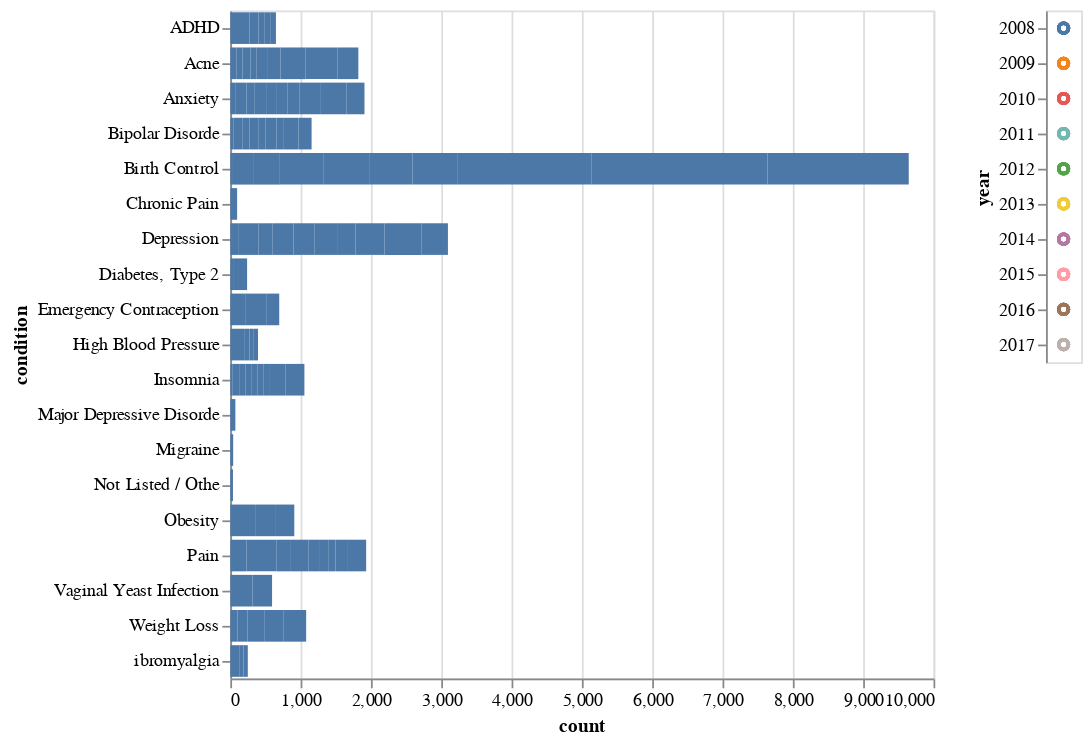

The notebook cell this image was saved under:
### Code cell
#Check the change of top conditions during 2007 to 2017
click = alt.selection_multi(encodings=['color'])

scatter = alt.Chart(top_condition_year).mark_bar().encode(
    x='count',
    y='condition'
).transform_filter(
    click
)

hist = alt.Chart(top_condition_year).mark_point().encode(
    y='year:N',
    color=alt.condition(click, 'year:N', alt.value('lightgray'), legend=None)
).add_selection(
    click
)

scatter | hist

### Figure 1 — Vega-Lite specification as saved in the notebook (floating-point values rounded to 4 significant figures)
{"config": {"view": {"continuousWidth": 400, "continuousHeight": 300}}, "hconcat": [{"mark": "bar", "encoding": {"x": {"type": "quantitative", "field": "count"}, "y": {"type": "nominal", "field": "condition"}}, "transform": [{"filter": {"selection": "selector001"}}]}, {"mark": "point", "encoding": {"color": {"condition": {"type": "nominal", "field": "year", "legend": null, "selection": "selector001"}, "value": "lightgray"}, "y": {"type": "nominal", "field": "year"}}, "selection": {"selector001": {"type": "multi", "encodings": ["color"]}}}], "data": {"name": "data-dce1ef1b7260df0a71b1d067fec2b30d"}, "$schema": "https://vega.github.io/schema/vega-lite/v4.8.1.json", "datasets": {"data-dce1ef1b7260df0a71b1d067fec2b30d": [{"condition": "Pain", "count": 229, "year": 2008}, {"condition": "Depression", "count": 111, "year": 2008}, {"condition": "Anxiety", "count": 69, "year": 2008}, {"condition": "ADHD", "count": 53, "year": 2008}, {"condition": "High Blood Pressure", "count": 53, "year": 2008}, {"condition": "Bipolar Disorde", "count": 42, "year": 2008}, {"condition": "Migraine", "count": 41, "year": 2008}, {"condition": "Not Listed / Othe", "count": 38, "year": 2008}, {"condition": "Birth Control", "count": 38, "year": 2008}, {"condition": "Insomnia", "count": 35, "year": 2008}, {"condition": "Pain", "count": 425, "year": 2009}, {"condition": "Birth Control", "count": 298, "year": 2009}, {"condition": "Depression", "count": 288, "year": 2009}, {"condition": "Anxiety", "count": 160, "year": 2009}, {"condition": "High Blood Pressure", "count": 154, "year": 2009}, {"condition": "ibromyalgia", "count": 135, "year": 2009}, {"condition": "Bipolar Disorde", "count": 128, "year": 2009}, {"condition": "ADHD", "count": 128, "year": 2009}, {"condition": "Insomnia", "count": 101, "year": 2009}, {"condition": "Acne", "count": 85, "year": 2009}, {"condition": "Birth Control", "count": 369, "year": 2010}, {"condition": "Pain", "count": 208, "year": 2010}, {"condition": "Depression", "count": 198, "year": 2010}, {"condition": "Anxiety", "count": 111, "year": 2010}, {"condition": "Bipolar Disorde", "count": 101, "year": 2010}, {"condition": "ADHD", "count": 93, "year": 2010}, {"condition": "Acne", "count": 87, "year": 2010}, {"condition": "Insomnia", "count": 83, "year": 2010}, {"condition": "High Blood Pressure", "count": 65, "year": 2010}, {"condition": "ibromyalgia", "count": 53, "year": 2010}, {"condition": "Birth Control", "count": 625, "year": 2011}, {"condition": "Depression", "count": 302, "year": 2011}, {"condition": "Pain", "count": 253, "year": 2011}, {"condition": "Anxiety", "count": 169, "year": 2011}, {"condition": "Bipolar Disorde", "count": 126, "year": 2011}, {"condition": "ADHD", "count": 126, "year": 2011}, {"condition": "Acne", "count": 114, "year": 2011}, {"condition": "Insomnia", "count": 87, "year": 2011}, {"condition": "High Blood Pressure", "count": 62, "year": 2011}, {"condition": "ibromyalgia", "count": 61, "year": 2011}, {"condition": "Birth Control", "count": 655, "year": 2012}, {"condition": "Depression", "count": 295, "year": 2012}, {"condition": "Pain", "count": 147, "year": 2012}, {"condition": "Anxiety", "count": 142, "year": 2012}, {"condition": "Bipolar Disorde", "count": 101, "year": 2012}, {"condition": "Acne", "count": 90, "year": 2012}, {"condition": "ADHD", "count": 82, "year": 2012}, {"condition": "Insomnia", "count": 78, "year": 2012}, {"condition": "High Blood Pressure", "count": 60, "year": 2012}, {"condition": "Diabetes, Type 2", "count": 52, "year": 2012}, {"condition": "Birth Control", "count": 605, "year": 2013}, {"condition": "Depression", "count": 324, "year": 2013}, {"condition": "Anxiety", "count": 166, "year": 2013}, {"condition": "Acne", "count": 159, "year": 2013}, {"condition": "Bipolar Disorde", "count": 157, "year": 2013}, {"condition": "Pain", "count": 139, "year": 2013}, {"condition": "Weight Loss", "count": 104, "year": 2013}, {"condition": "Chronic Pain", "count": 97, "year": 2013}, {"condition": "Insomnia", "count": 92, "year": 2013}, {"condition": "ADHD", "count": 85, "year": 2013}, {"condition": "Birth Control", "count": 646, "year": 2014}, {"condition": "Depression", "count": 262, "year": 2014}, {"condition": "Acne", "count": 178, "year": 2014}, {"condition": "Anxiety", "count": 170, "year": 2014}, {"condition": "Weight Loss", "count": 139, "year": 2014}, {"condition": "Bipolar Disorde", "count": 107, "year": 2014}, {"condition": "Pain", "count": 94, "year": 2014}, {"condition": "ADHD", "count": 82, "year": 2014}, {"condition": "Insomnia", "count": 75, "year": 2014}, {"condition": "Major Depressive Disorde", "count": 72, "year": 2014}, {"condition": "Birth Control", "count": 1904, "year": 2015}, {"condition": "Depression", "count": 413, "year": 2015}, {"condition": "Acne", "count": 354, "year": 2015}, {"condition": "Obesity", "count": 353, "year": 2015}, {"condition": "Anxiety", "count": 290, "year": 2015}, {"condition": "Weight Loss", "count": 239, "year": 2015}, {"condition": "Insomnia", "count": 231, "year": 2015}, {"condition": "Emergency Contraception", "count": 211, "year": 2015}, {"condition": "Bipolar Disorde", "count": 208, "year": 2015}, {"condition": "Pain", "count": 178, "year": 2015}, {"condition": "Birth Control", "count": 2499, "year": 2016}, {"condition": "Depression", "count": 523, "year": 2016}, {"condition": "Acne", "count": 460, "year": 2016}, {"condition": "Anxiety", "count": 378, "year": 2016}, {"condition": "Vaginal Yeast Infection", "count": 317, "year": 2016}, {"condition": "Emergency Contraception", "count": 299, "year": 2016}, {"condition": "Obesity", "count": 296, "year": 2016}, {"condition": "Weight Loss", "count": 278, "year": 2016}, {"condition": "Insomnia", "count": 272, "year": 2016}, {"condition": "Pain", "count": 259, "year": 2016}, {"condition": "Birth Control", "count": 2009, "year": 2017}, {"condition": "Depression", "count": 379, "year": 2017}, {"condition": "Weight Loss", "count": 319, "year": 2017}, {"condition": "Acne", "count": 294, "year": 2017}, {"condition": "Vaginal Yeast Infection", "count": 277, "year": 2017}, {"condition": "Obesity", "count": 261, "year": 2017}, {"condition": "Anxiety", "count": 253, "year": 2017}, {"condition": "Diabetes, Type 2", "count": 187, "year": 2017}, {"condition": "Emergency Contraception", "count": 186, "year": 2017}, {"condition": "Bipolar Disorde", "count": 186, "year": 2017}]}}
